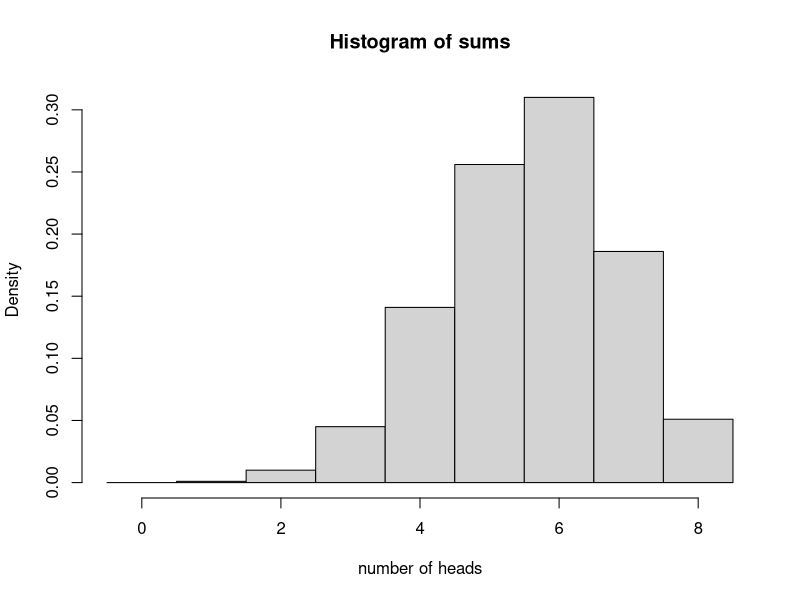
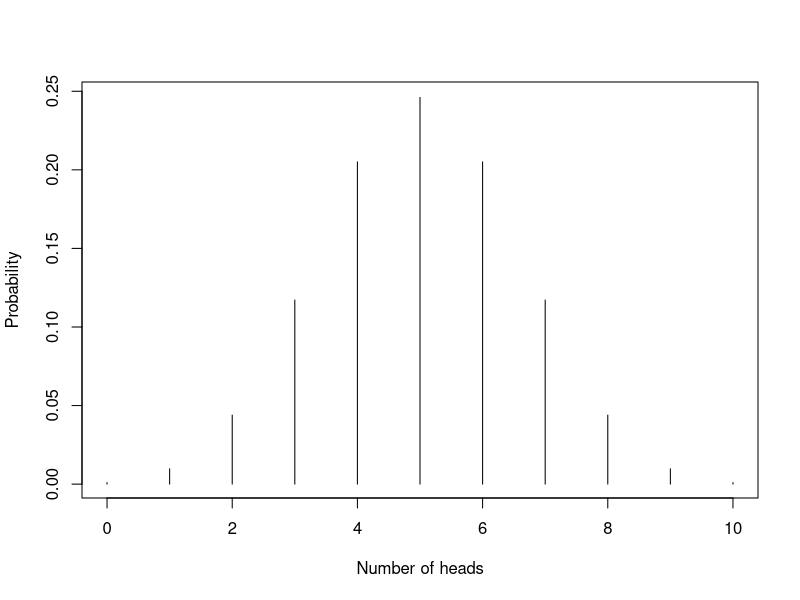
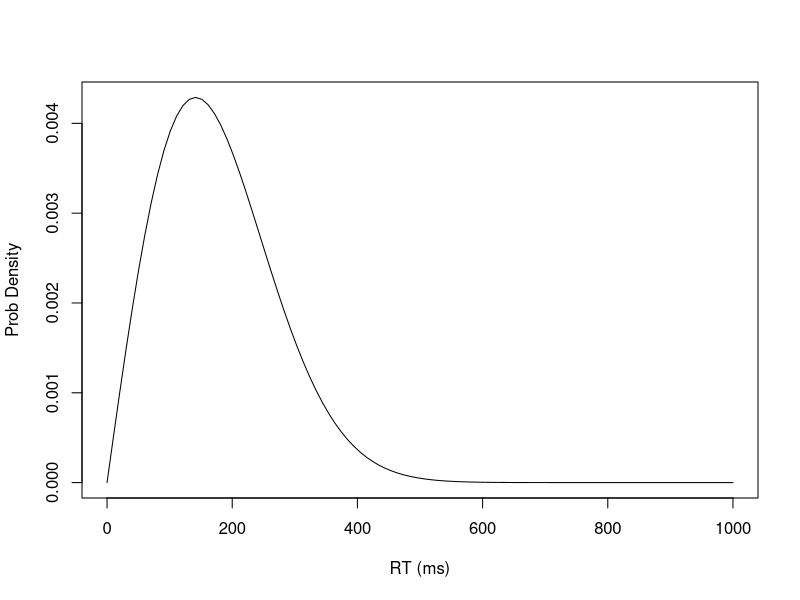
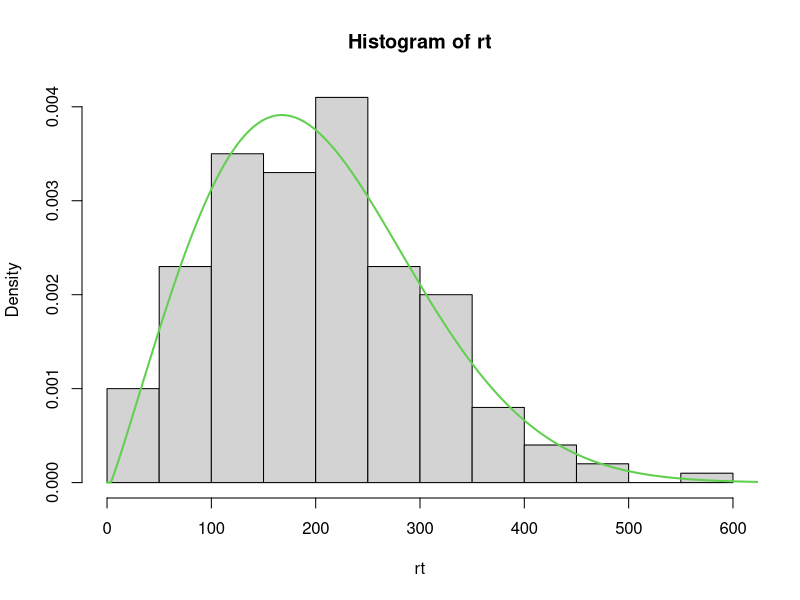

Write the R code that produced these figures, in order.
## ---- chunk 1

prob = 0.7      # prob of heads
n = 1000
sims = 8

x = replicate(1000, rbinom(sims, size=1, prob=prob))
sums = colSums(x)

# Plot hist 
hist(sums, 
     xlab="number of heads",
     freq=FALSE,
     breaks=(c(0:9)-0.5))

## ---- chunk 2
nTosses <- 10
k <- 0:nTosses
pHeads <- 0.5
pK <- dbinom(k, nTosses, pHeads)

plot(k, pK, type="h",
     xlab="Number of heads",
     ylab="Probability")
## ---- chunk 3
nTrials <- 8
k <- 0:nTrials
pHeads <- 0.7
pK <- dbinom(k, nTrials, pHeads)

pK[6]

pData <- dbinom(5, 8, 0.7)    
pData
## ---- chunk 4
# Plot porb density for Weibull
scale = 200
shape = 2
shift = 0

x <- seq(0, 1000, length.out=100)
y <-dweibull(x, shape=shape, scale=scale)
plot(x,y,
     type="l",
     xlab="RT (ms)",
     ylab="Prob Density")
# What is p(data|parameters) for data = 200ms?
dweibull(200, shape, scale)
## ---- chunk 5
# Import rts
rts = scan('rt.txt')

scale = 200
shape = 2
shift = 0

theta = c(scale, shape, shift)

# Calculate log likelihood for a single data point under the Weibull
dweibull(rts-shift, scale=scale, shape=shape , log=TRUE)

# Eztend this calculation for multiple data points
# Convert to -lnL and sum


# Wrap in a function that takes two arguments: theta (vector of parameters) and data vector (rts)
negLL = function(rts, theta){
  scale = theta[1]
  shape = theta[2]
  shift = theta[3]
  
  LL = -1*sum(dweibull(rts-shift, scale=scale, shape=shape , log=TRUE))
  if(is.na(LL)){
    print(theta)
  }
  return(LL)
}
# Fit to data using optim()

xout <- optim(theta, negLL, rts=rts)
xout
## ---- chunk 6
## Maximum likelihood estimation of some data
rt <- scan("rt.txt")

weiblnL <- function(theta, rt){
  
  shift <- theta[1]
  shape <- theta[2]
  scale <- theta[3]
  
  if (shift>=min(rt) | any(theta<.Machine$double.neg.eps) ){ # a hack to avoid NaNs (won't work with gradient descent)
    return(1000000)
  } 
  else {
    return(
      -sum(dweibull(rt-shift,scale=scale,shape=shape,log=TRUE))
    )
  }
}

# parameters are shift, scale, shape
fit <- optim(c(1,1.8,mean(rt)),      # mean rt is a good starting point for scale
             weiblnL, rt=rt)

hist(rt, probability = TRUE, breaks=20)
lines(0:1000, dweibull((0:1000)-fit$par[1],shape=fit$par[2], scale=fit$par[3]), col=3, lwd=2)
